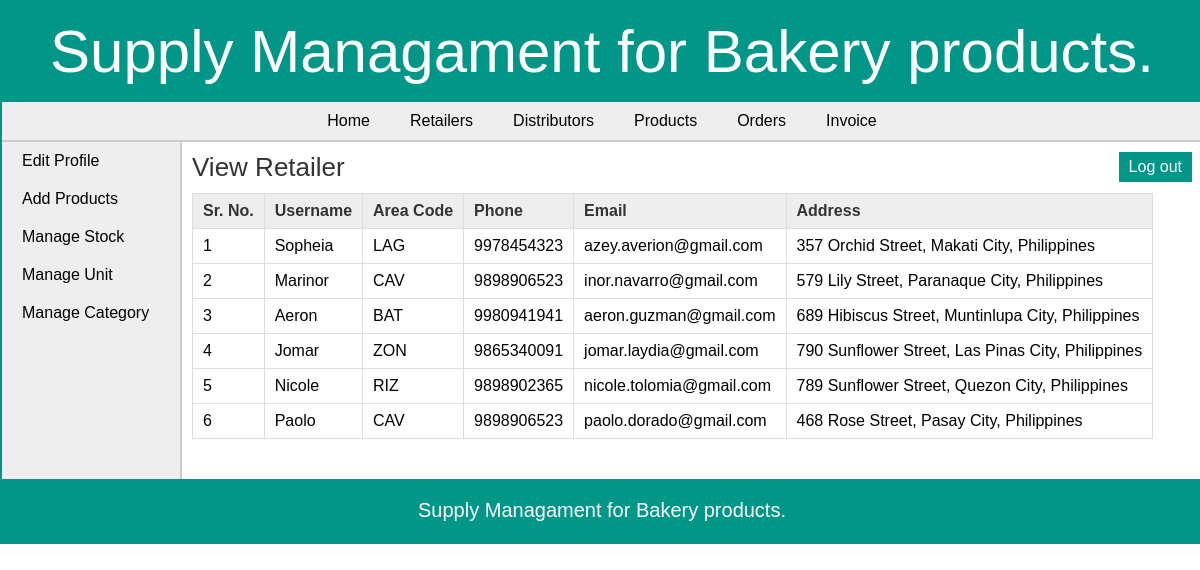
The page /manufacturer/view_retailer.php (signed in) on the database its author committed.
### tables this page shows
CREATE TABLE `retailer` (
  `retailer_id` int(11) NOT NULL,
  `username` varchar(25) NOT NULL,
  `password` varchar(25) NOT NULL,
  `address` varchar(200) NOT NULL,
  `area_id` int(11) NOT NULL,
  `phone` varchar(10) NOT NULL,
  `email` varchar(50) DEFAULT NULL
);

CREATE TABLE `area` (
  `area_id` int(11) NOT NULL,
  `area_name` varchar(50) NOT NULL,
  `area_code` varchar(10) NOT NULL
);

### manufacturer/view_retailer.php (the view, shortened to what this page needs)
<?php
	include("../includes/config.php");
	if(isset($_SESSION['manufacturer_login'])) {
		if($_SESSION['manufacturer_login'] == true) {
			$query_selectRetailer = "SELECT * FROM retailer,area WHERE retailer.area_id=area.area_id";
			$result_selectRetailer = mysqli_query($con,$query_selectRetailer);
		}
		else {
			header('Location:../index.php');
		}
	}
	else {
		header('Location:../index.php');
	}
?>
<!DOCTYPE html>
<html>
<head>
	<link rel="stylesheet" href="../includes/main_style.css" >
</head>
<body>
	<?php
		include("../includes/header.inc.php");
		include("../includes/nav_manufacturer.inc.php");
		include("../includes/aside_manufacturer.inc.php");
	?>
	<section>
		<h1>View Retailer</h1>
		<form action="" method="POST" class="form">
		<table class="table_displayData">
			<tr>
				<th>Sr. No.</th>
				<th>Username</th>
				<th>Area Code</th>
				<th>Phone</th>
				<th>Email</th>
				<th>Address</th>
			</tr>
			<?php $i=1; while($row_selectRetailer = mysqli_fetch_array($result_selectRetailer)) { ?>
			<tr>
				<td> <?php echo $i; ?> </td>
				<td> <?php echo $row_selectRetailer['username']; ?> </td>
				<td> <?php echo $row_selectRetailer['area_code']; ?> </td>
				<td> <?php echo $row_selectRetailer['phone']; ?> </td>
				<td> <?php echo $row_selectRetailer['email']; ?> </td>
				<td> <?php echo $row_selectRetailer['address']; ?> </td>
			</tr>
			<?php $i++; } ?>
		</table>
		</form>
	</section>
	<?php
		include("../includes/footer.inc.php");
	?>
</body>
</html>

### includes/main_style.css (style rules this page uses)
* { font-family: arial,sans-serif; margin:0px; padding:0px; }
body { width:1200px; margin:auto; border:2px solid #009688; }
section { width:1000px; padding:10px; padding-bottom:40px; }
section h1 { margin-bottom:10px; font-weight:normal; color:#333; font-size: 26px; }
table { border-collapse: collapse; }
.table_displayData td, .table_displayData th { border:1px solid #ddd; padding: 8px 10px; text-align: left; }
.table_displayData th { background-color:#eee; color:#333; }

### rows shown on the page
retailer: username "Sopheia", area.area_code "LAG", phone "9978454323", email "azey.averion@gmail.com", address "357 Orchid Street, Makati City, Philippines"
retailer: username "Marinor", area.area_code "CAV", phone "9898906523", email "inor.navarro@gmail.com", address "579 Lily Street, Paranaque City, Philippines"
retailer: username "Aeron", area.area_code "BAT", phone "9980941941", email "aeron.guzman@gmail.com", address "689 Hibiscus Street, Muntinlupa City, Philippines"
retailer: username "Jomar", area.area_code "ZON", phone "9865340091", email "jomar.laydia@gmail.com", address "790 Sunflower Street, Las Pinas City, Philippines"
retailer: username "Nicole", area.area_code "RIZ", phone "9898902365", email "nicole.tolomia@gmail.com", address "789 Sunflower Street, Quezon City, Philippines"
retailer: username "Paolo", area.area_code "CAV", phone "9898906523", email "paolo.dorado@gmail.com", address "468 Rose Street, Pasay City, Philippines"
